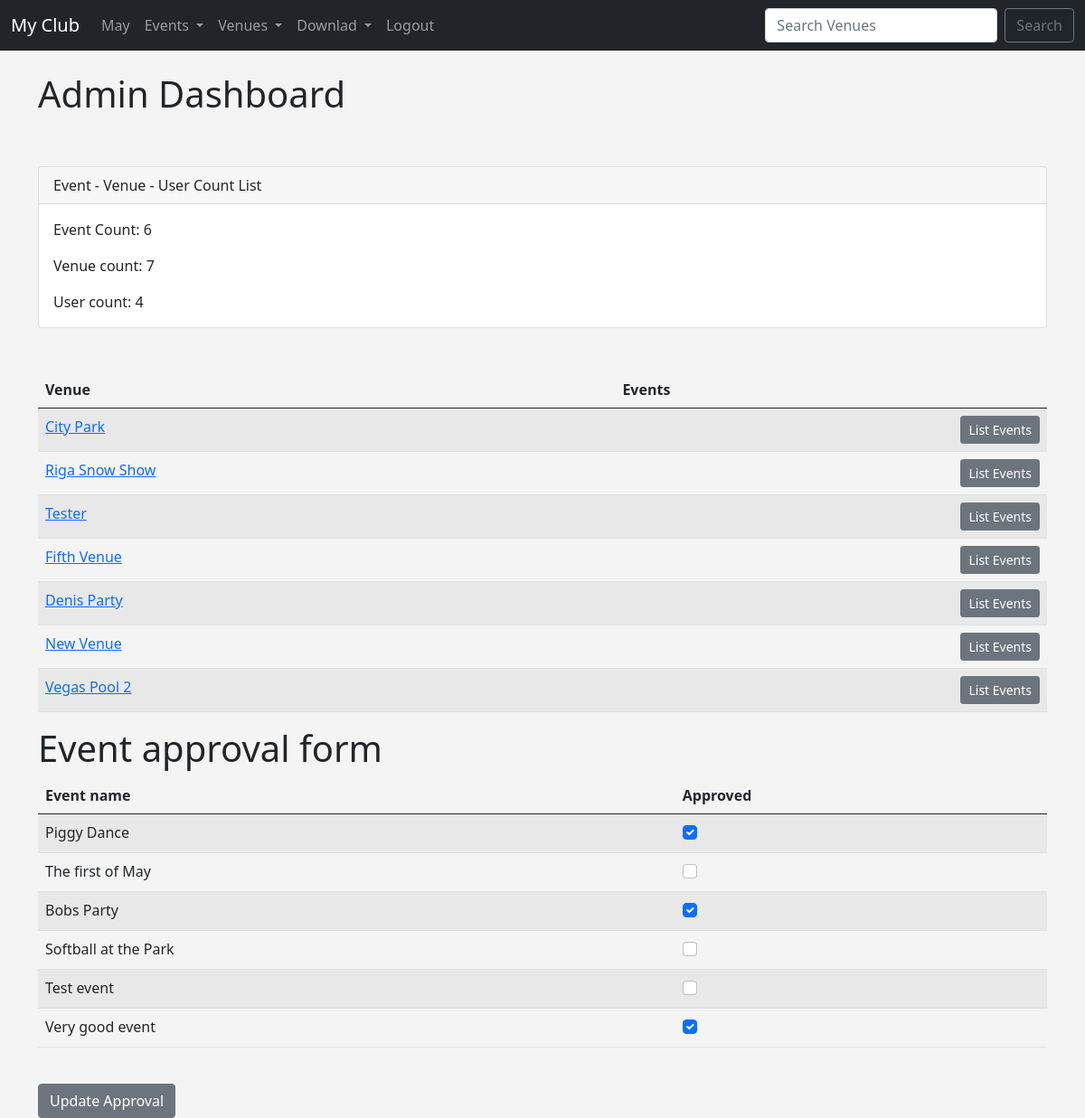
Screenshot of /admin_approval (signed in) with the database file from the repository.
### events/models.py (models this page shows, shortened)
class Venue(models.Model):
	name = models.CharField('Name', max_length = 120)
	address = models.CharField(max_length = 300)
	zip_code = models.CharField('Zip Code', max_length = 15)
	phone = models.CharField('Contact Phone', max_length = 25, blank=True )
	web = models.URLField('Web Address', blank=True)
	email_address = models.EmailField('Email Address', blank=True)
	owner = models.IntegerField("Venue Owner", blank=False, default = 1)
	venue_image = models.ImageField(null=True, blank=True, upload_to = 'images/')
	def __str__(self):
		return self.name

class Event(models.Model):
	name = models.CharField('Event Name', max_length = 120)
	event_date = models.DateTimeField('Event Date')
	venue = models.ForeignKey(Venue, blank = True, null = True, on_delete = models.CASCADE)
	manager = models.ForeignKey(User, blank = True, null = True, on_delete = models.SET_NULL)
	description = models.TextField(blank = True)
	attendees = models.ManyToManyField(MyClubUser, blank = True)
	approved = models.BooleanField("Approved", default=False)
	def __str__(self):
		return self.name

### events/views.py (the view)
# urls.py: path('admin_approval', views.admin_approval, name = 'admin_approval'),
def admin_approval(request):
	venue_list = Venue.objects.all()
	event_count = Event.objects.all().count()
	venue_count = Venue.objects.all().count()
	user_count = User.objects.all().count()
	event_list = Event.objects.all().order_by('-event_date')
	if request.user.is_superuser:
		if request.method == "POST":
			id_list = request.POST.getlist('boxes')
			event_list.update(approved=False)
			for x in id_list:
				Event.objects.filter(pk= int(x)).update(approved=True)
			messages.success(request, ('Aproval status updated'))
			return redirect('list-events')
		else:
			return render(request, 'events/admin_approval.html', {
				'event_list' : event_list,
				'event_count' : event_count,
				'venue_count' : venue_count,
				'user_count' : user_count,
				'venue_list' : venue_list, })
	else:
		messages.success(request, ('You are not authorised to view this page!'))
		return redirect('home')
	return render(request, 'events/admin_approval.html', {})

### events/templates/events/admin_approval.html (shortened to what this page needs)
{% extends 'events/base.html' %}
{% block content %}
		<h1>Admin Dashboard</h1>
		<form action="" method="POST">
			<br><br>
			<div class="card">
  <div class="card-header">
    Event - Venue - User Count List
  </div>
  <div class="card-body">
    <p class="card-text">Event Count: {{ event_count }}</p>
    <p class="card-text">Venue count: {{ venue_count }}</p>
    <p class="card-text">User count: {{ user_count }}</p>
  </div>
</div>
<br><br>
<table class="table table-striped table-hover">
  <thead>
    <tr>
      <th scope="col">Venue</th>
      <th scope="col">Events</th>
    </tr>
  </thead>
  <tbody>
  	{% for venue in venue_list %}
  	<tr>
		<td>
			<a href="{% url 'show-venue' venue.id %}">{{ venue }}</a>
		</td>
		<td><div class="d-flex justify-content-end"><a href="{% url 'venue-events' venue.id %}" class="btn btn-sm btn-secondary ">
			List Events</a></div>
		</td>
		</tr>
		{% endfor %}
 </tbody>
</table>
<h1>Event approval form</h1>
<table class="table table-striped table-hover">
  <thead>
    <tr>
      <th scope="col">Event name</th>
      <th scope="col">Approved</th>
    </tr>
  </thead>
  <tbody>
  	{% for event in event_list %}
  	<tr>
		<td>{{ event }}</td>
		<td>
			{% if event.approved %}
			<div class="form-check">
				<input class="form-check-input" type="checkbox" checked ="checked" value="{{ event.id}}" name="boxes">
			</div>
			{% else %}
			<div class="form-check">
				<input class="form-check-input" type="checkbox" value="{{ event.id}}" name="boxes">
			</div>
			{% endif %}
		</td>
		</tr>
		{% endfor %}
 </tbody>
</table>
	<br>
	<button class="btn btn-secondary" type="submit">Update Approval</button>
{% endblock %}

### events/templates/events/base.html (style rules this page uses)
body { background: #f4f4f4; }

### rows the page displays
Venue: name "City Park"
Venue: name "Riga Snow Show"
Venue: name "Tester"
Venue: name "Fifth Venue"
Venue: name "Denis Party"
Venue: name "New Venue"
Venue: name "Vegas Pool 2"
Event: name "Piggy Dance"
Event: name "The first of May"
Event: name "Bobs Party"
Event: name "Softball at the Park"
Event: name "Test event"
Event: name "Very good event"

### other values shown
{{ event_count }} "6"
{{ venue_count }} "7"
{{ user_count }} "4"
